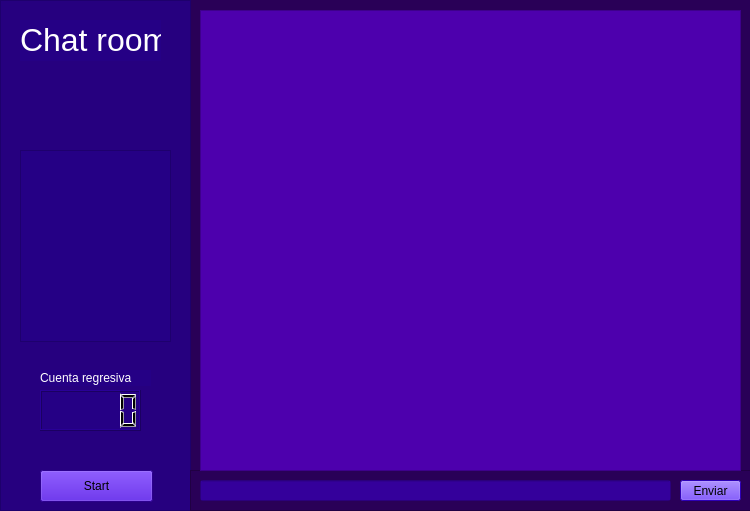
<?xml version="1.0" encoding="UTF-8"?>
<ui version="4.0">
 <class>Form</class>
 <widget class="QWidget" name="Form">
  <property name="geometry">
   <rect>
    <x>0</x>
    <y>0</y>
    <width>750</width>
    <height>511</height>
   </rect>
  </property>
  <property name="windowTitle">
   <string>Form</string>
  </property>
  <widget class="QFrame" name="frame">
   <property name="geometry">
    <rect>
     <x>0</x>
     <y>-30</y>
     <width>751</width>
     <height>551</height>
    </rect>
   </property>
   <property name="styleSheet">
    <string notr="true">background-color: rgb(22, 10, 66);
background-color: rgb(41, 0, 87);</string>
   </property>
   <property name="frameShape">
    <enum>QFrame::StyledPanel</enum>
   </property>
   <property name="frameShadow">
    <enum>QFrame::Raised</enum>
   </property>
   <widget class="QFrame" name="frame_2">
    <property name="geometry">
     <rect>
      <x>0</x>
      <y>30</y>
      <width>191</width>
      <height>511</height>
     </rect>
    </property>
    <property name="styleSheet">
     <string notr="true">background-color: rgba(53, 0, 179, 225);
background-color: rgba(37, 0, 135, 212);</string>
    </property>
    <property name="frameShape">
     <enum>QFrame::StyledPanel</enum>
    </property>
    <property name="frameShadow">
     <enum>QFrame::Raised</enum>
    </property>
    <widget class="QListView" name="listView">
     <property name="geometry">
      <rect>
       <x>20</x>
       <y>150</y>
       <width>151</width>
       <height>192</height>
      </rect>
     </property>
    </widget>
    <widget class="QLabel" name="label">
     <property name="geometry">
      <rect>
       <x>20</x>
       <y>20</y>
       <width>141</width>
       <height>41</height>
      </rect>
     </property>
     <property name="text">
      <string>&lt;html&gt;&lt;head/&gt;&lt;body&gt;&lt;p&gt;&lt;span style=&quot; font-size:24pt; color:#ffffff;&quot;&gt;Chat room&lt;/span&gt;&lt;/p&gt;&lt;/body&gt;&lt;/html&gt;</string>
     </property>
    </widget>
    <widget class="QLCDNumber" name="lcdNumber">
     <property name="geometry">
      <rect>
       <x>40</x>
       <y>390</y>
       <width>101</width>
       <height>41</height>
      </rect>
     </property>
    </widget>
    <widget class="QLabel" name="label_2">
     <property name="geometry">
      <rect>
       <x>40</x>
       <y>370</y>
       <width>111</width>
       <height>16</height>
      </rect>
     </property>
     <property name="text">
      <string>&lt;html&gt;&lt;head/&gt;&lt;body&gt;&lt;p&gt;&lt;span style=&quot; color:#ffffff;&quot;&gt;Cuenta regresiva&lt;/span&gt;&lt;/p&gt;&lt;/body&gt;&lt;/html&gt;</string>
     </property>
    </widget>
    <widget class="QPushButton" name="pushButton_2">
     <property name="geometry">
      <rect>
       <x>40</x>
       <y>470</y>
       <width>113</width>
       <height>32</height>
      </rect>
     </property>
     <property name="styleSheet">
      <string notr="true">background-color: rgb(62, 0, 199);</string>
     </property>
     <property name="text">
      <string>Start</string>
     </property>
    </widget>
   </widget>
   <widget class="QFrame" name="frame_3">
    <property name="geometry">
     <rect>
      <x>190</x>
      <y>500</y>
      <width>601</width>
      <height>41</height>
     </rect>
    </property>
    <property name="frameShape">
     <enum>QFrame::StyledPanel</enum>
    </property>
    <property name="frameShadow">
     <enum>QFrame::Raised</enum>
    </property>
    <widget class="QLineEdit" name="lineEdit">
     <property name="geometry">
      <rect>
       <x>10</x>
       <y>10</y>
       <width>471</width>
       <height>21</height>
      </rect>
     </property>
     <property name="styleSheet">
      <string notr="true">background-color: rgba(63, 0, 224, 128);</string>
     </property>
    </widget>
    <widget class="QPushButton" name="pushButton">
     <property name="geometry">
      <rect>
       <x>490</x>
       <y>10</y>
       <width>61</width>
       <height>21</height>
      </rect>
     </property>
     <property name="styleSheet">
      <string notr="true">background-color: rgb(64, 0, 255);</string>
     </property>
     <property name="text">
      <string>Enviar</string>
     </property>
    </widget>
   </widget>
   <widget class="QTextBrowser" name="textBrowser">
    <property name="geometry">
     <rect>
      <x>200</x>
      <y>40</y>
      <width>541</width>
      <height>461</height>
     </rect>
    </property>
    <property name="styleSheet">
     <string notr="true">background-color: rgba(51, 0, 167, 157);
background-color: rgba(80, 0, 224, 76);
background-color: rgba(110, 0, 255, 158);</string>
    </property>
   </widget>
   <widget class="QScrollArea" name="scrollArea">
    <property name="geometry">
     <rect>
      <x>200</x>
      <y>40</y>
      <width>541</width>
      <height>461</height>
     </rect>
    </property>
    <property name="styleSheet">
     <string notr="true">background-color: rgb(94, 0, 255);
background-color: rgba(76, 0, 173, 220);</string>
    </property>
    <property name="widgetResizable">
     <bool>true</bool>
    </property>
    <widget class="QWidget" name="scrollAreaWidgetContents">
     <property name="geometry">
      <rect>
       <x>0</x>
       <y>0</y>
       <width>539</width>
       <height>459</height>
      </rect>
     </property>
    </widget>
   </widget>
  </widget>
 </widget>
 <resources/>
 <connections/>
</ui>
